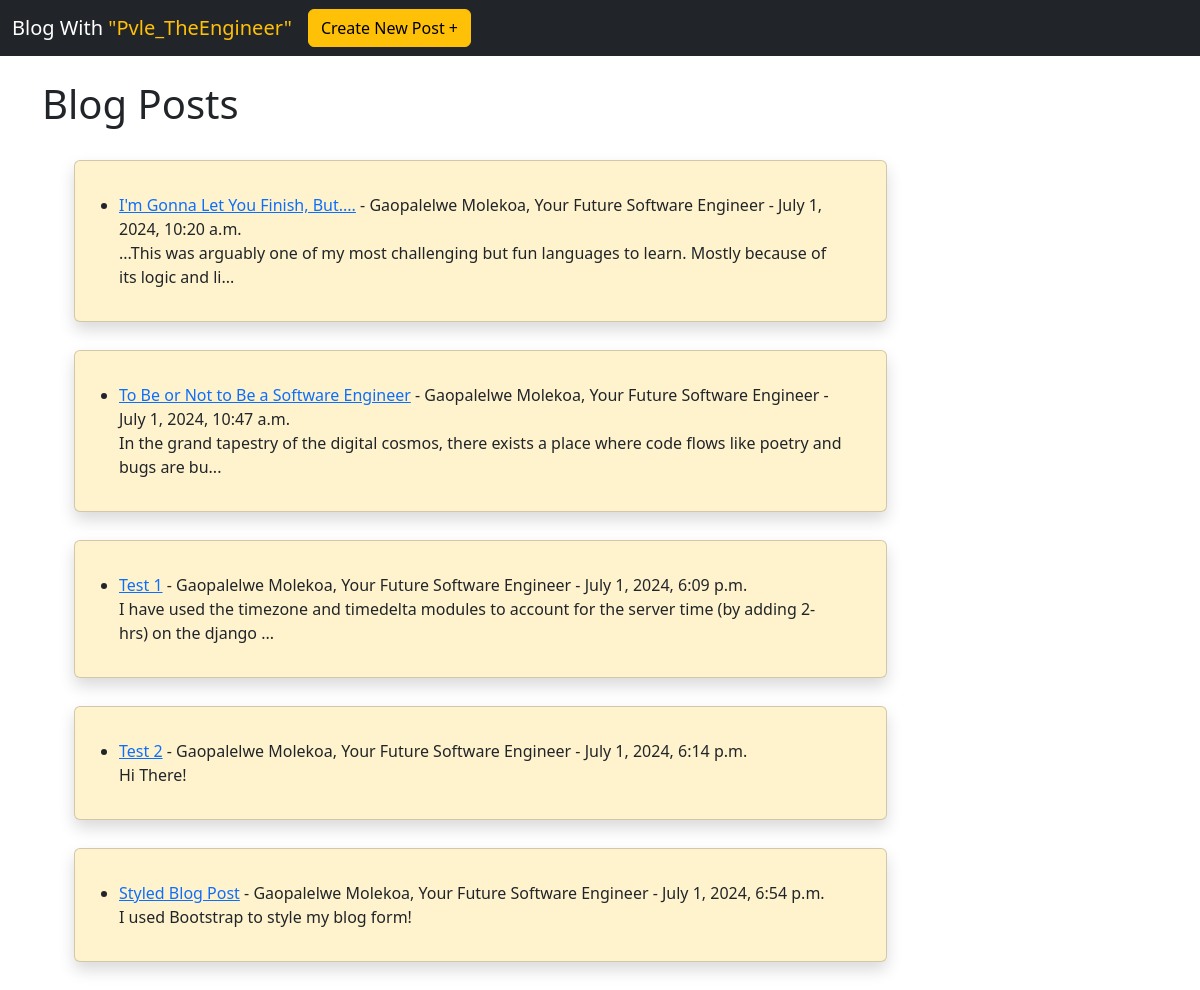
The page / on the database its author committed.
### blog/models.py (models this page shows, shortened)
class Post(models.Model):
    title = models.CharField(max_length=140)
    body = models.TextField()
    signature = models.CharField(max_length=140, default='Gaopalelwe Molekoa, Your Future Software Engineer')
    date = models.DateTimeField(default=default_datetime)

### blog/views.py (the view)
# urls.py: path('', Blog.as_view(), name='blog'),
class Blog(ListView):
    model = Post
    template_name = 'blog.html'

### blog/templates/blog.html
{% extends 'header.html' %}
{% block content %}
<h1>Blog Posts</h1>
<br>
<ul>
    {% for post in object_list %}
    <div class="card bg-warning-subtle shadow p-3 mb-1 bg-body-tertiary rounded w-75 p-3">
        <div class="card-body bs-warning-border-subtle">
            <div class="container text-start">
                <li><a href="{% url 'posts' post.pk %}">{{ post.title}}</a> - {{ post.signature }} - {{ post.date}}
                    <br>
                    {{ post.body|slice:":110" }}{% if post.body|length > 100 %}...{% endif %}
                </li>
            </div>
        </div>
    </div>
    <br>
    {% endfor %}
</ul>
{% endblock %}

### blog/templates/header.html (shortened to what this page needs)
<!doctype html>
<html lang="en">
  <head>
    <link href="https://cdn.jsdelivr.net/npm/bootstrap@5.3.3/dist/css/bootstrap.min.css" rel="stylesheet">
  </head>
  <body>
    <nav class="navbar navbar-expand-lg navbar-dark bg-dark">
        <div class="container-fluid">
          <a class="navbar-brand" href="{% url 'blog' %}">Blog With <span class="text-warning">"Pvle_TheEngineer"</span></a>
          <div class="collapse navbar-collapse" id="navbarSupportedContent">
            <ul class="navbar-nav me-auto mb-2 mb-lg-0">
              <li class="nav-item">
                <a class="nav-link, btn btn-warning" href="{% url 'create-post' %}">Create New Post +</a>
            </ul>
          </div>
        </div>
      </nav>
    <br>
    <div class="container">
        {% block content %}
        {% endblock %}
    </div>
    </body>
</html>

### rows shown on the page
Post: title "I'm Gonna Let You Finish, But....", signature "Gaopalelwe Molekoa, Your Future Software Engineer", date "July 1, 2024, 10:20 a.m.", body "...This was arguably one of my most challenging but fun languages to learn. Mostly because of its logic and li"
Post: title "To Be or Not to Be a Software Engineer", signature "Gaopalelwe Molekoa, Your Future Software Engineer", date "July 1, 2024, 10:47 a.m.", body "In the grand tapestry of the digital cosmos, there exists a place where code flows like poetry and bugs are bu"
Post: title "Test 1", signature "Gaopalelwe Molekoa, Your Future Software Engineer", date "July 1, 2024, 6:09 p.m.", body "I have used the timezone and timedelta modules to account for the server time (by adding 2-hrs) on the django"
Post: title "Test 2", signature "Gaopalelwe Molekoa, Your Future Software Engineer", date "July 1, 2024, 6:14 p.m.", body "Hi There!"
Post: title "Styled Blog Post", signature "Gaopalelwe Molekoa, Your Future Software Engineer", date "July 1, 2024, 6:54 p.m.", body "I used Bootstrap to style my blog form!"
